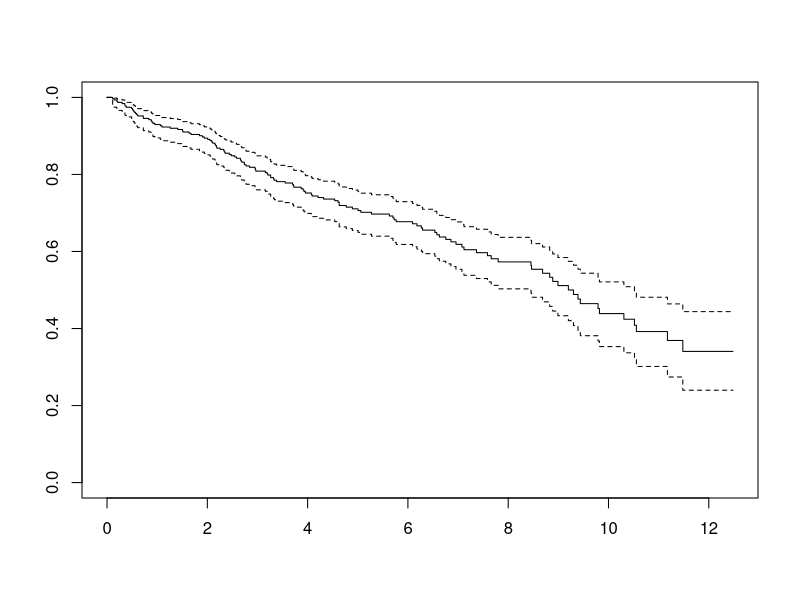
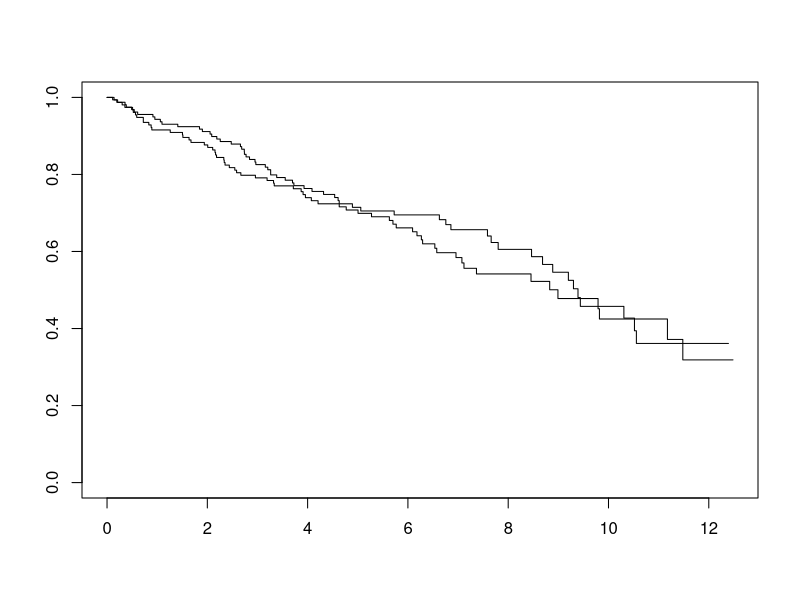
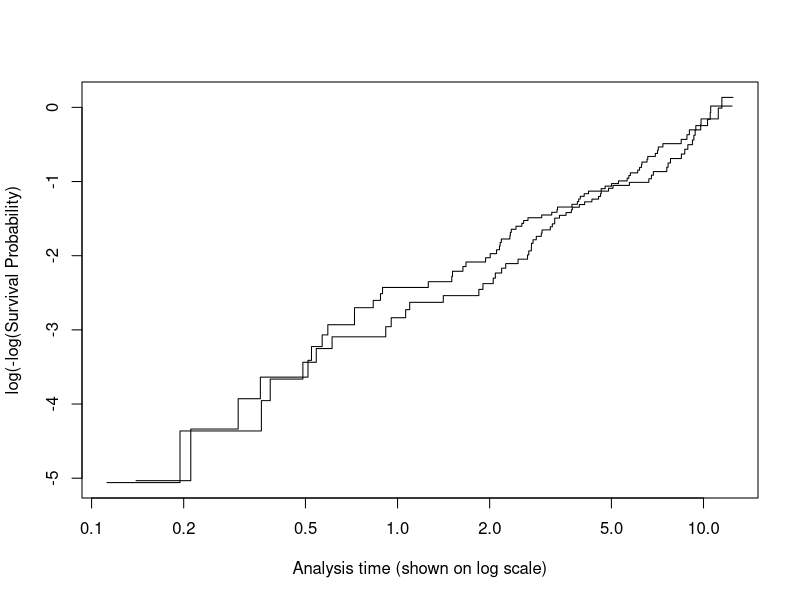

Recreate these plots in R, in order. (Note: this script raises an error after producing the figures.)
#' ---
#' title: "140.623.01 - Statistical Methods in Public Health III"
#' subtitle: "Assignment 2: Survival in Primary Biliary Cirrhosis"
#' author: "Martin Skarzynski"
#' institute: Johns Hopkins School of Public Health
#' date: March 8, 2018
#' ---

#' ## Learning Objectives:

#' Students who successfully complete this section will be able to:
#' - To evaluate whether the drug DPCA prolongs life in patients.
#' - To identify baseline characteristics of patients which predict longer survival.
#' - Analyze the survival time data (without grouping) by the Kaplan-Meier estimate of the
#' survival function, the log- rank statistic, and Cox proportional hazards model.
#' - Check the estimated model for its consistency with the observed data; in particular, check
#' the proportional hazards assumption using the complementary log-log plot of the
#' estimated survival function.
#' - Summarize the findings for public health readers and document and archive the steps of
#' the statistical analysis by creating a script file in R.

#' 
#' ## Data Set:

#' Between January 1974 and May 1984, a double-blinded randomized trial on patients with primary biliary cirrhosis (PBC) of the liver was conducted at the Mayo clinic. A total of 312 patients were randomized to either receive the drug D-penicillin (DPCA) or a placebo. Patients were followed until they died from PBC or until censoring, either because of administrative censoring (withdrawn alive at end of study), death not attributable to PBC, liver transplantation, or loss to follow-up. At baseline, a large number of clinical, biochemical, serological and histologic measurements were recorded on each patient. This data set is a subset of the original data, and includes information on each patient's time to death or censoring, treatment, age, gender, serum bilirubin, and histologic disease stage (1-4).

#' The variables included in this dataset include:
#'- case: unique patient ID number
#'- sex: 0 = male, 1 = female (coded as "Female" and "Male" in the csv file rather than 0/1)
#'- drug: 0 = placebo, 1 = DPCA
#'- bil : serum bilirubin in mg/dl
#'- survyr: time (in years) to death or censoring
#'- death: indicator = 1 if patient died, 0 if censored
#'- ageyr: age in years [continuous variable]
#'- histo: histologic disease stage (1 - 4) [categorical variable]
#'- agecat: age categories, coded as "< 45 yrs", "45 - 55 yrs", and ">= 55 yrs"

#' Also included in the data set for your possible use are the following indicator (dummy) variables:
#' 
#' Age Indicators (indicator versions of agecat):
#' - agegr_2: 1 if patient is 45-55 years old, 0 otherwise
#' - agegr_3: 1 if patient is >= 55 years old, 0 otherwise
#' Histologic Stage Indicators:
#' - hstage2: 1 if patient is in Stage 2, 0 otherwise
#' - hstage3: 1 if patient is in Stage 3, 0 otherwise
#' - hstage4: 1 if patient is in Stage 4, 0 otherwise
#' 

#' The data are stored in the csv data set pbctrial.csv, which may be
#' downloaded from the course website.

#' ## Methods:

#' Use the data set described above and the appropriate statistical analyses to address the specific
#' learning objectives listed on the first page.
#' Hints: The hints shown below are based on a dataset with the name pbcData, read in with the
#' following code. In the following list of commands, if you want to look at differences by other
#' variables than drug, you should change the variable name! Create a new .R file to type/run your
#' commands so that you will have a record of your analysis.
library(readr)
pbcData = read_csv("pbctrial.csv")

#' a. Explore the data using descriptive statistics:
#'- table()
#'- prop.table()
#'- summary() etc

dim(pbcData)
str(pbcData)
summary(pbcData)
library(purrr, help)
map(pbcData, class)
round(prop.table(table(pbcData[c("death", "drug", "sex")])), 3)

#' b. Define a survival object, defining the time variable (survyr) and the event (death == 1).
#' To do this, you must first install and load the "survival" package:

# install.packages("survival")
library(survival)


## only run this the first time

pbcData$SurvObj = with(pbcData, Surv(survyr, death == 1))

#' c. Explore differences in time to death by different baseline variables using graphs and complementary log-log plots.

# estimate survival curves for entire sample
km.overall = survfit(SurvObj ~ 1, data = pbcData,
type="kaplan-meier", conf.type="log-log")
km.overall
summary(km.overall)
# estimate survival curves for drug group
km.drug = survfit(SurvObj ~ drug, data = pbcData,
type="kaplan-meier", conf.type="log-log")
km.drug
summary(km.drug)

# plot km curves
plot(km.overall)
plot(km.drug)
# log rank test for equality of survivor functions
survdiff(SurvObj ~ drug, data=pbcData)
# complimentary log-log plot
plot(km.drug, fun="cloglog", ylab="log(-log(Survival Probability)",
xlab="Analysis time (shown on log scale)")

#' d. Fit several Cox proportional hazards regression models to the ungrouped survival data:

model1 = coxph(SurvObj ~ drug, data = pbcData)
summary(model1)

model2 = coxph(SurvObj ~ sex + bil + as.factor(histo), data = pbcData)
summary(model2)

#' e. Save your R script file that documents and archives the steps of your statistical analysis.
#' This file will make your analysis "reproducible."
#' f. Summarize your findings in a brief report (less than two pages with at most one table and
#' one figure) as if for a biomedical/public health journal.
#' A suggested format is:
#' - Introduction - a few sentences about the research question(s)
#' - Data description - simple tabulations describing patient characteristics
#' - Results from multiple models that address question(s) (e.g., bivariate and multivariable)
#' - Graphical display that presents evidence in the data relevant to your scientific question.
#' 

#' ## Introduction 

#' Between January 1974 and May 1984 a double-blinded randomized trial on patients with primary biliary cirrhosis (PBC) of the liver was conducted at the Mayo clinic. A total of 312 patients were randomized to either receive the drug D-penicillimin (DPCA), or a placebo. Patients were followed until they died from PBC, or until censoring, either because of administrative censoring (withdrawn alive at end of study), death not attributable to PBC, liver transplantation, or loss to follow-up. At baseline clinical, biochemical, serological and histologic measurements were recorded on each patient. A sub-study was undertaken to test for increased survival amongst patients on the new treatment, and to investigate the association between survival and patients' age, gender, histologic stage of disease, and serum bilirubin level.

#' The research question that I will try to answer in this report is whether D-penicillin (DPCA), the drug tested in the PBC trial, provided any benefit for the patient population as a whole (n=312) and for sub-groups based on sex, age and disease stage. I hypothesize that the drug effect will not be different between the 3 age categories, but will depend on disease stage. In other wrods, I expect that there will be differences in time to death between the 4 disease stages, specifically that more advanced disease will be more difficult to treat, which will result in a shorter time to event. I will also assess whether bilirubin is a prognostic marker and whether drug benefit will differ among men versus women.
#' 

#' ## Data description 


#' There are a total of 312 patients and the median survival time was around 5 years. As for patient characteristics, the representation across age categories and disease stages appears to spread relatively evenly. The `age` and `survyr` variable appear to be normally distributed with a slight leftward skew. Interestingly, bilirubin is skewed highly to the left indicating that there are outliers with high bilirubin values.

#' 

#' ## Methods
#' Descriptive statistics were calculated to investigate sample characteristics. Kaplan-Meier estimates of the survivor functions for various sample sub-groupings were calculated. Simple Cox regression models were used to evaluate univariate associations between patient characteristics and survival. Multivariable Cox regression was used to examine the association between survival and multiple patient characteristics simultaneously. Serum bilirubin was the only continuous covariate in the regression models. Age was modeled as a categorical variable, based on tertiles in the sample, to allow for a non-linear relationship between age and the loghazard of death. Both Wald and likelihood ratio methods were used to test for the statistical significance of covariates in the final multiple proportional hazards model. Only predictors achieving statistical significance ($\alpha$ = .05) were included in the final multivariable model.
#' 

#' ## Study Enrollees
#' The sample consists of 312 patients with primary biliary cirrhosis enrolled from 1974 to 1984 at the Mayo Clinic in Rochester, MN. The sample is majority female (276 patients, 88%) with only 36 male patients (12%). The average patient age at enrollment was 50 years, and the sample age range was from 26 to 78 years. The majority (75%) of the patients were in a later stage of the disease (Histologic Stage 3 or 4) at the time of enrollment. Average serum bilirubin level among participants at time of enrollment was 3.3 mg/dl. At the time of this analysis, 125 patients (40%) had died from causes related to primary biliary cirrhosis. Results Patients in the drug group had 6% greater hazard ("risk") of death than those in the placebo group, but this result was not statistically significant (95% CI, -25% - 50%, p > .05).

#' 

#' Serum bilirubin level, patients age, and histologic stage of disease all had statistically significant ($\alpha$ = .05) positive univariate associations with the hazard of death. Males had 62% higher risk of death than females (95% CI 2% - 158%, p = .04). In a multivariable analysis, serum bilirubin level, gender, and histologic stage of disease were found to have statistically significant associations with patient survival. The hazard ratio associated with a 1 mg/dl increase in serum bilirubin level was 1.16 (95% CI 1.13 - 1.19), indicating that a patient's risk of death increases by 16% for each 1 mg/dl increase in serum bilirubin after adjustment for gender, disease stage and age. The hazard ratio of death for males relative to females was 1.70 (95% CI 1.05 - 2.74), indicating that males had a 70% increase in the hazard of death compared to otherwise similar females. Those patients in the highest stage (stage 4) of disease had greater than 14 times the adjusted risk (95% CI 2.01 - 107.40) of dying when compared to patients in the earliest stage (stage 1). Table 1 presents results from both the unadjusted and adjusted sets of analyses.

#' ## Graphical display 
#' I plotted cox model fitted values against ageyr and bil variables marking sex and disease stage (`histo`) with color and different symbols, respectively. 

#' ## Conclusions
#' DCPA was not found to be statistically significantly associated with increased survival in either univariate or multivariable analyses. As this was a randomized trial with 312 patients, we conclude that DPCA does not appear to be efficacious in the treatment of patients with primary biliary cirrhosis. While primary biliary cirrhosis is a disease that primarily affects females, the prognosis is significantly worse for males. Similarly, the risk of death is much worse for patients in later stages of the disease relative to those in the earlier stages. The results of this research suggest that improved screening techniques to identify the disease in affected patients early on, coupled with increased outreach to males at risk of developing PBC could result in a better overall prognosis for patients having this disease.
#' It is clear that all of the variables I picked are important in the final model although not all levels of the categorical variables were statistically significant. This work is only the beginning and more precise answers to the research questions discussed in the introduction will require further inspection with models more precisely adapted to each research question.
#' 

#' ## Results 
#' First, I will produce a few simple summaries of drug response based on `sex`, `agecat` and `histo` variables. First some basic exploratory data analysis will let me know if I am on the right track with the variables I have chosen. If there is no difference between the median survival times of the groups I am interested in, it will be unlikely that I will see anything significant in my model. From this initial analysis it looks like patients in the highest age category that were given placebo fare the worst. These results indicate that elderly patients my stand to benefit the most from taking the drug. Shockingly, men taking the drug appear to have a shorter survival time than with the drug, and do not survive as long as a women in general. Similarly, the drug appeared to have a negative effect on survival in patients with earliest stage of disease (histo = 1). Now I will take a similar approach to the data but using a cox proportional hazards model.
library(dplyr)
# install.packages("broom")
library(broom)
pbcData %>%
    group_by(sex, drug) %>%
    summarise(med_surv = median(survyr))
pbcData %>%
    group_by(agecat, drug) %>%
    summarise(med_surv = median(survyr))
pbcData %>%
    group_by(histo, drug) %>%
    summarise(med_surv = median(survyr))

par(mfrow=c(3,3))


#' I decided to put all variables of interest into one model rather creating multiple models that address each of the above questions, because the instructions say to have at most one figure and one table. If any of the results are statistically significant, I can explore the question further with a more specific model in the future. 

km_all_var = survfit(SurvObj ~ drug + sex + bil + as.factor(histo) + as.factor(agecat), data = pbcData)
all_var_summary <- summary(km_all_var)
all_var_summary
km_all_var$type
#' The results of the model 
#' Plotting'
km_drug_sex = survfit(SurvObj ~ drug + sex, data = pbcData,
type="kaplan-meier", conf.type="log-log")
km_age = survfit(SurvObj ~ drug + as.factor(agecat), data = pbcData,
type="kaplan-meier", conf.type="log-log")
km_histo = survfit(SurvObj ~ drug + as.factor(histo), data = pbcData,
type="kaplan-meier", conf.type="log-log")
pbcData['bilcat'] <- ifelse(pbcData["bil"][[1]]>median(pbcData["bil"][[1]]), 1, 0)
head(pbcData)
km_bil = survfit(SurvObj ~ drug + as.factor(bilcat), data = pbcData,
type="kaplan-meier", conf.type="log-log")
legend(
       "topright",
       legend=unique(group),
       col=1:N,
       horiz=FALSE,
       bty='n')
plot(km_histo, col = 1:8)
length(km_histo$strata)
names( km_histo$strata[1] )
summary(model3)
glance(model3)
?augment
aug <- augment(model3, pbcData)
summary(object = model3)
risk_aug <- augment(model3, pbcData, type.predict = "risk")
exp_aug <- augment(model3, pbcData, type.predict = "expected")

par(mfrow=c(3,3))
## install.packages("ggplot2")
library(ggplot2)
ggplot(aug, aes(ageyr, .fitted, color = sex, shape = as.factor(histo))) + geom_point()
ggplot(risk_aug, aes(ageyr, .fitted, color = sex, shape = as.factor(histo))) + geom_point()
ggplot(exp_aug, aes(ageyr, .fitted, color = sex, shape = as.factor(histo))) + geom_point()

ggplot(aug, aes(bil, .fitted, color = sex, shape = as.factor(histo))) + geom_point()
ggplot(risk_aug, aes(bil, .fitted, color = sex, shape = as.factor(histo))) + geom_point()
ggplot(exp_aug, aes(bil, .fitted, color = sex, shape = as.factor(histo))) + geom_point()
